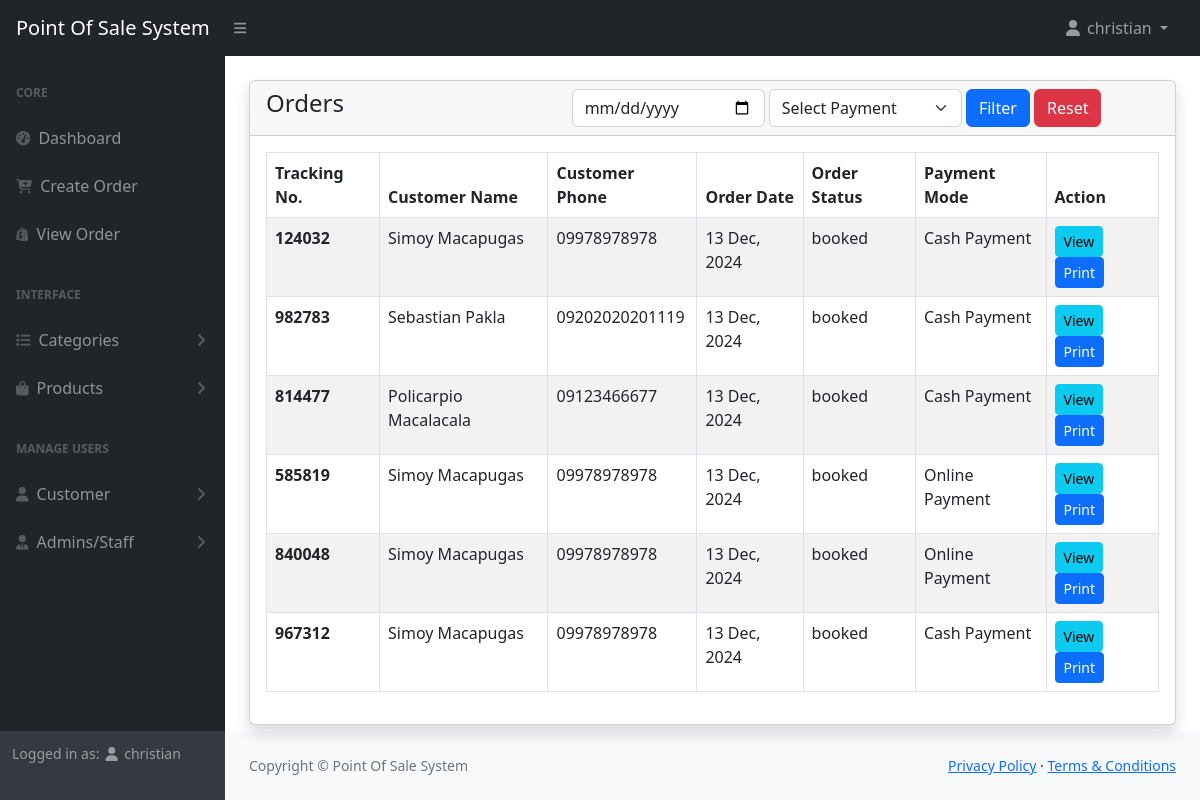
The app's page /admin/orders.php (signed in) with its own data.
### tables this page shows
CREATE TABLE `orders` (
  `id` int(11) NOT NULL,
  `customer_id` int(11) NOT NULL,
  `tracking_no` varchar(100) NOT NULL,
  `invoice_no` varchar(100) NOT NULL,
  `total_amount` varchar(100) NOT NULL,
  `order_date` date NOT NULL,
  `order_status` varchar(100) DEFAULT NULL,
  `payment_mode` varchar(100) NOT NULL COMMENT 'cash, online',
  `order_placed_by_id` int(11) NOT NULL
);

CREATE TABLE `customers` (
  `id` int(11) NOT NULL,
  `name` varchar(255) NOT NULL,
  `email` varchar(255) DEFAULT NULL,
  `phone` varchar(255) DEFAULT NULL,
  `status` tinyint(1) NOT NULL DEFAULT 0 COMMENT '0=visible,1=hidden',
  `create_at` date NOT NULL DEFAULT current_timestamp()
);

### admin/orders.php (the view, shortened to what this page needs)
<?php include('includes/header.php'); ?>
<div class="container-fluid px-4">
    <div class="card mt-4 shadow">
        <div class="card-header">
            <div class="row">
                <div class="col-md-4">
                <h4 class="mb-0">Orders</h4>
                </div>
                <div class="col-md-8">
                    <form action="" metthod="GET">
                        <div class="row g-1">
                            <div class="col-md-4">
                                <input type="date"
                                name="date"
                                class="form-control"
                                value="<?= isset($_GET['date']) == true ? $_GET['date']: ''; ?>"/>
                            </div>
                            <div class="col-md-4">
                                <select name="payment_status" class="form-select ">
                                    <option value="">Select Payment</option>
                                </select>
                            </div>
                            <div class="col-md-4">
                                <button type="submit"class="btn btn-primary">Filter</button>
                                <a href="orders.php" class="btn btn-danger">Reset</a>
                            </div>
                        </div>
                    </form>
                </div>
            </div>
        </div>
        <div class="card-body">
        <?php
        if(isset($_GET['date']) || isset($_GET['payment_status'])){
            $orderDate = validate($_GET['date']);
            $paymentStatus = validate($_GET['payment_status']);
            if($orderDate != '' && $paymentStatus == ''){
                $query = "SELECT o.*, c.* FROM orders o, customers c WHERE c.id = o.customer_id AND o.order_date='$orderDate' ORDER BY o.id DESC";
            }elseif($orderDate == '' && $paymentStatus !=''){
            $query = "SELECT o.*, c.* FROM orders o, customers c WHERE c.id = o.customer_id AND o.payment_mode='$paymentStatus' ORDER BY o.id DESC";
            }elseif($orderDate != '' && $paymentStatus !=''){
            $query = "SELECT o.*, c.* FROM orders o, customers c
            WHERE c.id = o.customer_id
            AND o.order_date='$orderDate'
            AND o.payment_mode='$paymentStatus' ORDER BY o.id DESC";
        }else{
            $query = "SELECT o.*, c.* FROM orders o, customers c WHERE c.id = o.customer_id ORDER BY o.id DESC";
        }
    }else{
        $query = "SELECT o.*, c.* FROM orders o, customers c WHERE c.id = o.customer_id ORDER BY o.id DESC";
    }
        $orders = mysqli_query($conn, $query);
        if($orders){
            if(mysqli_num_rows($orders) > 0 ){
                ?>
                <table class="table table-striped table-bordered align-items-center justify-content-center">
                    <thead>
                        <tr>
                            <th>Tracking No.</th>
                            <th>Customer Name</th>
                            <th>Customer Phone</th>
                            <th>Order Date</th>
                            <th>Order Status</th>
                            <th>Payment Mode</th>
                            <th>Action</th>
                        </tr>
                    </thead>
                    <tbody>
                        <?php foreach($orders as $orderItem) :  ?>
                            <tr>
                                <td class="fw-bold"><?= $orderItem['tracking_no']  ?></td>
                                <td><?= $orderItem['name'];  ?></td>
                                <td><?= $orderItem['phone'];  ?></td>
                                <td><?= date('d M, Y', strtotime($orderItem['order_date'])); ?></td>
                                <td><?= $orderItem['order_status'];  ?></td>
                                <td><?= $orderItem['payment_mode'];  ?></td>
                                <td>
                                    <a href="orders-view.php?track=<?= $orderItem['tracking_no'];  ?>" class="btn btn-info mb-0 px-2 btn-sm">View</a>
                                    <a href="orders-view-print.php?track=<?= $orderItem['tracking_no'];  ?>" class="btn btn-primary mb-0 px-2 btn-sm">Print</a>
                                </td>
                            </tr>
                        <?php endforeach;  ?>
                    </tbody>
                </table>
                <?php
            }else{
                echo '<h5> No Records Available </h5>';
            }
        }else{
            echo '<h5> Something Went Wrong</h5>';
        }
        ?>
        </div>
    </div>
</div>
<?php include('includes/footer.php'); ?>

### records on screen
orders: tracking_no "124032", customer.name "Simoy Macapugas", customer.phone "09978978978", order_date "13 Dec, 2024", order_status "booked", payment_mode "Cash Payment"
orders: tracking_no "982783", customer.name "Sebastian Pakla", customer.phone "09202020201119", order_date "13 Dec, 2024", order_status "booked", payment_mode "Cash Payment"
orders: tracking_no "814477", customer.name "Policarpio Macalacala", customer.phone "09123466677", order_date "13 Dec, 2024", order_status "booked", payment_mode "Cash Payment"
orders: tracking_no "585819", customer.name "Simoy Macapugas", customer.phone "09978978978", order_date "13 Dec, 2024", order_status "booked", payment_mode "Online Payment"
orders: tracking_no "840048", customer.name "Simoy Macapugas", customer.phone "09978978978", order_date "13 Dec, 2024", order_status "booked", payment_mode "Online Payment"
orders: tracking_no "967312", customer.name "Simoy Macapugas", customer.phone "09978978978", order_date "13 Dec, 2024", order_status "booked", payment_mode "Cash Payment"

### other values on screen
$_SESSION['loggedInUser']['name'] "christian"
